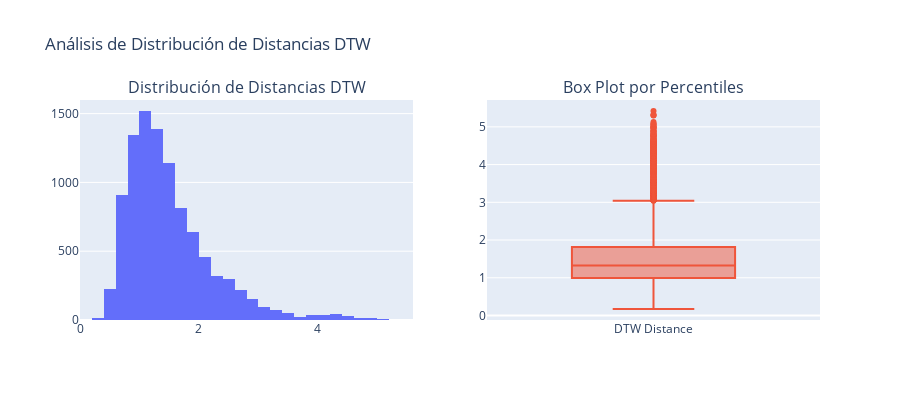

Notebook code for this chart:
### Markdown cell above
### 4.1 Visualización de distribución de distancias

### Code cell
fig = make_subplots(
    rows=1, cols=2,
    subplot_titles=['Distribución de Distancias DTW', 'Box Plot por Percentiles']
)

# Histograma
fig.add_trace(
    go.Histogram(x=df_valid['dtw_distance'], nbinsx=50, name='DTW Distance'),
    row=1, col=1
)

# Box plot
fig.add_trace(
    go.Box(y=df_valid['dtw_distance'], name='DTW Distance'),
    row=1, col=2
)

fig.update_layout(height=400, showlegend=False, title_text="Análisis de Distribución de Distancias DTW")
fig.show()

### Figure 1 — Plotly figure (JSON) as saved in the notebook; plotly's stock layout.template omitted (floating-point values rounded to 4 significant figures; data arrays with more than 128 entries replaced by an {"elided": "..."} marker saying what was removed)
{"data": [{"name": "DTW Distance", "nbinsx": 50, "type": "histogram", "x": {"elided": "9870 float values"}, "xaxis": "x", "yaxis": "y"}, {"name": "DTW Distance", "type": "box", "xaxis": "x2", "y": {"elided": "9870 float values"}, "yaxis": "y2"}], "layout": {"annotations": [{"font": {"size": 16}, "showarrow": false, "text": "Distribución de Distancias DTW", "x": 0.225, "xanchor": "center", "xref": "paper", "y": 1, "yanchor": "bottom", "yref": "paper"}, {"font": {"size": 16}, "showarrow": false, "text": "Box Plot por Percentiles", "x": 0.775, "xanchor": "center", "xref": "paper", "y": 1, "yanchor": "bottom", "yref": "paper"}], "height": 400, "showlegend": false, "title": {"text": "Análisis de Distribución de Distancias DTW"}, "xaxis": {"anchor": "y", "domain": [0, 0.45]}, "xaxis2": {"anchor": "y2", "domain": [0.55, 1]}, "yaxis": {"anchor": "x", "domain": [0, 1]}, "yaxis2": {"anchor": "x2", "domain": [0, 1]}}}
